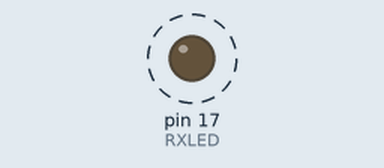
Simulated run of this sketch. Board: SparkFun Pro Micro, built with avr-gcc and run on an emulated ATmega32U4. Shown: output pins drawn as LEDs (lit = HIGH). Dashed ring = blinking. What the sketch prints to the serial monitor is not drawn.

Above: at 0.5 s.
Timing chart, 0 to 4.6 s (numbered marks = the images above):
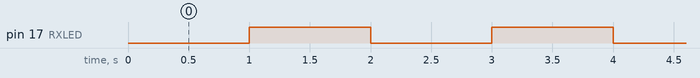

Measured:
- by itself, pin 17 (RXLED): alternates HIGH for 1.0 s and LOW for 1.0 s

The sketch:

micro_blinkn.ino
```cpp
// (licence header left out)
int RXLED = 17;  // The RX LED has a defined Arduino pin
// The TX LED was not so lucky, we'll need to use pre-defined
// macros (TXLED1, TXLED0) to control that.
// (We could use the same macros for the RX LED too -- RXLED1,
//  and RXLED0.)

void setup()
{
 pinMode(RXLED, OUTPUT);  // Set RX LED as an output
 // TX LED is set as an output behind the scenes

 Serial.begin(9600); //This pipes to the serial monitor
 Serial1.begin(9600); //This is the UART, pipes to sensors attached to board
}

void loop()
{
 Serial.println("Hello world");  // Print "Hello World" to the Serial Monitor
 Serial1.println("Hello!");  // Print "Hello!" over hardware UART

 digitalWrite(RXLED, LOW);   // set the RX LED ON
 TXLED0; //TX LED is not tied to a normally controlled pin so a macro is needed, turn LED OFF
 delay(1000);              // wait for a second

 digitalWrite(RXLED, HIGH);    // set the RX LED OFF
 TXLED1; //TX LED macro to turn LED ON
 delay(1000);              // wait for a second
}
```
